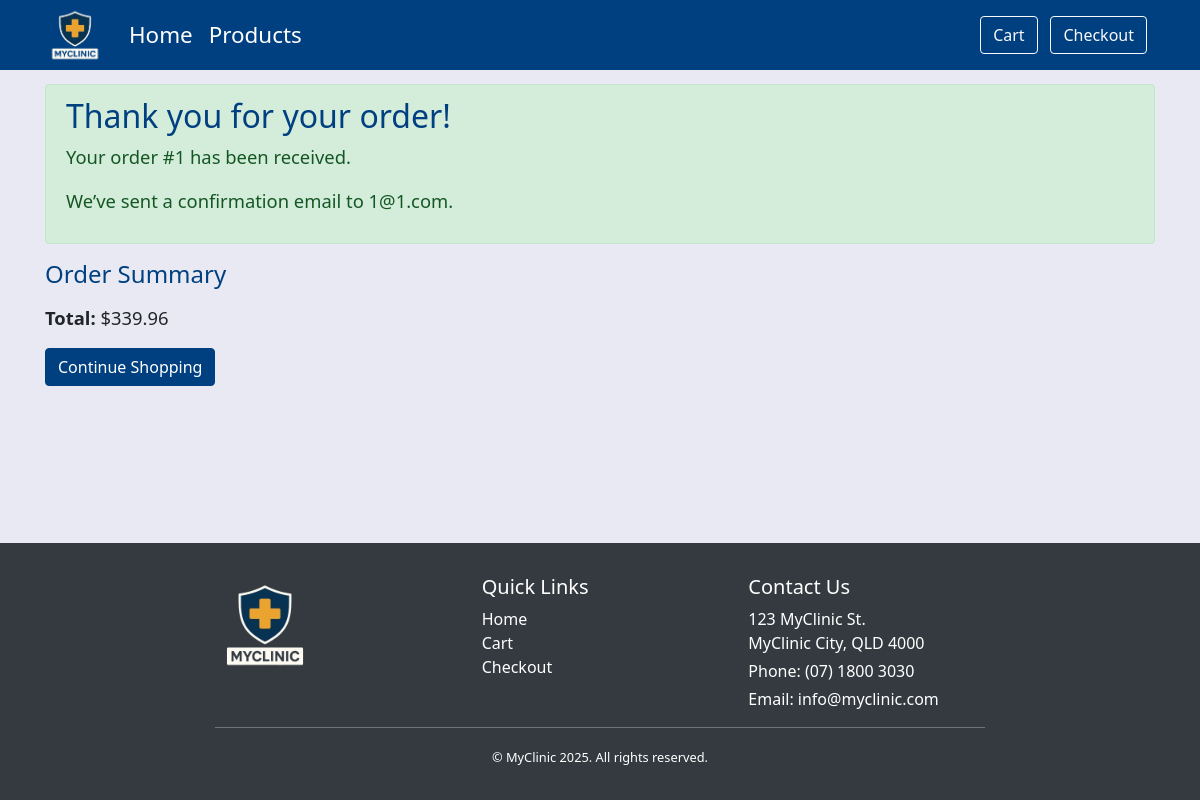
Page /order/1 on the committed database.
### myclinic/models.py (models this page shows)
class Order(db.Model):
    __tablename__ = 'orders'
    id           = db.Column(db.Integer, primary_key=True)
    customer     = db.Column(db.String(100), nullable=False)
    email        = db.Column(db.String(120), nullable=False)
    created_at   = db.Column(db.DateTime, default=datetime.utcnow, nullable=False)
    status       = db.Column(db.String(20), default='pending', nullable=False)
    total_amount = db.Column(db.Float, nullable=False)
    items = db.relationship(
        'OrderDetail',
        back_populates='order',
        cascade='all, delete-orphan'
    )

### myclinic/__init__.py (the view)
    @app.route('/order/<int:order_id>')
    def order(order_id):
        order = Order.query.get_or_404(order_id)
        return render_template('order.html', order=order)

### myclinic/templates/order.html (shortened to what this page needs)
 {% extends 'base.html' %}  {% block content %}
<div class="alert alert-success">
  <h2>Thank you for your order!</h2>
  <p>Your order #{{ order.id }} has been received.</p>
  <p>We’ve sent a confirmation email to {{ order.email }}.</p>
</div>
<h4>Order Summary</h4>
<p><strong>Total:</strong> ${{ '%.2f'|format(order.total_amount) }}</p>
<a href="{{ url_for('home') }}" class="btn btn-primary">Continue Shopping</a>
{% endblock %}

### myclinic/static/css/styles.css (style rules this page uses)
html { scroll-behavior: smooth; }
body { font-family: "Segoe UI", sans-serif; font-size: 1.15rem; background-color: #e9e9f3; padding-top: 60px; display: flex; flex-direction: column; margin: 0; }
html, body { height: 100%; }
p { text-align: justify; }
h1, h2, h3, h4 { color: #004080; text-align: left; }
.btn-primary { background-color: #004080; border-color: #004080; }

### rows in the picture
Order: id "1", email "1@1.com", total_amount "339.96"
